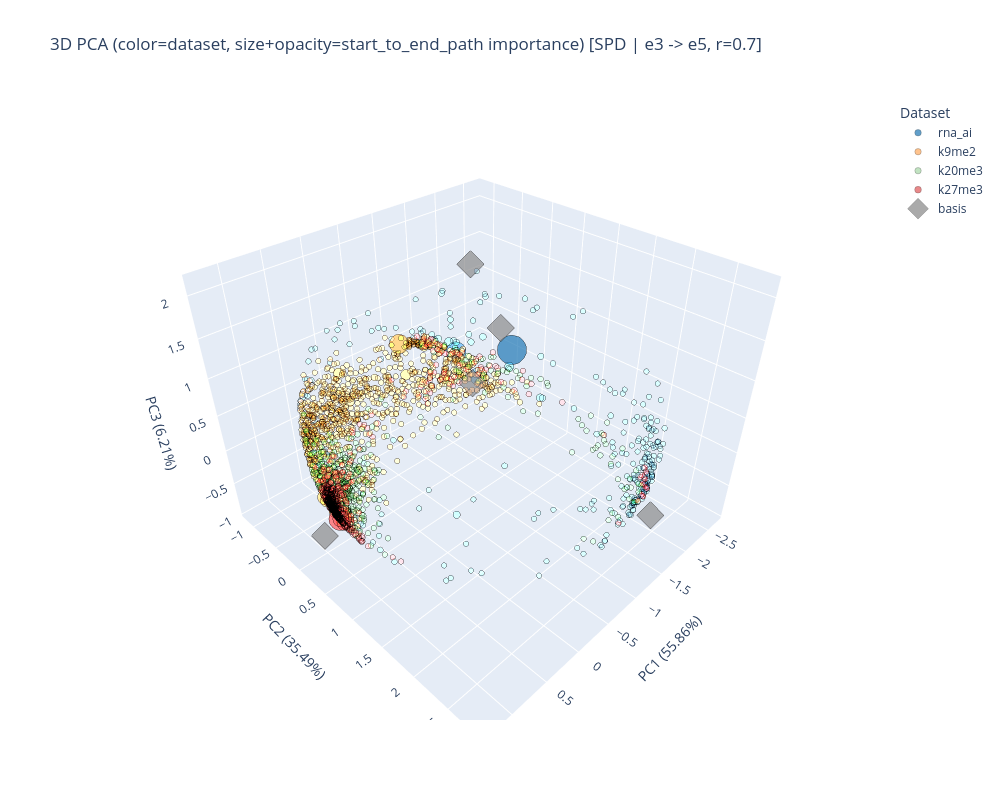

The code cell stored with this chart in its notebook:
### Code cell
def start_to_end_path(graph, start, end, r=0.7):
    if not isinstance(graph, pd.DataFrame):
        raise TypeError("graph must be a pandas DataFrame")

    nodes = graph.index

    if isinstance(start, str):
        if start not in nodes:
            raise ValueError(f"start node '{start}' not found in graph")
        start_idx = nodes.get_loc(start)
    else:
        start_idx = int(start)

    if isinstance(end, str):
        if end not in nodes:
            raise ValueError(f"end node '{end}' not found in graph")
        end_idx = nodes.get_loc(end)
    else:
        end_idx = int(end)

    if start_idx == end_idx:
        raise ValueError("start and end must be different nodes")

    A = graph.to_numpy(dtype=float)
    Q = r * A

    keep = np.ones(Q.shape[0], dtype=bool)
    keep[end_idx] = False

    Q_wo_end = Q[np.ix_(keep, keep)]
    q_to_end = Q[keep, end_idx]

    G = np.linalg.inv(np.eye(Q_wo_end.shape[0]) - Q_wo_end)
    h = G @ q_to_end

    kept_indices = np.where(keep)[0]
    start_reduced_idx = int(np.where(kept_indices == start_idx)[0][0])

    if np.isclose(h[start_reduced_idx], 0.0):
        raise ValueError("h(start) is zero; cannot normalize start-to-end importance")

    R = (h * G[start_reduced_idx, :]) / h[start_reduced_idx]
    return pd.Series(R, index=nodes[keep], name="start_to_end_importance").sort_values(ascending=False)


# Example: start-to-end path importance visualization in the same style as PageRank
graph_for_importance = "spd"  # choose from: exp, gaussian, spd
start_node = "e3"
end_node = "e5" 
r = 0.7

importance_scores = start_to_end_path(
    graph=shadow_graphs[graph_for_importance],
    start=start_node,
    end=end_node,
    r=r,
)

importance_scores = importance_scores[~importance_scores.index.str.endswith("neg", na=False)]

if "pca_model" not in globals() or "node_to_coords" not in globals():
    pca_model, node_to_coords = build_pca_projection_map(datasets, keys)

basis_for_display = ["e1", "e2", "e3", "e4", "e5"]
importance_scores_for_plot = importance_scores.copy()
for basis_node in basis_for_display:
    if basis_node in node_to_coords and basis_node not in importance_scores_for_plot.index:
        importance_scores_for_plot.loc[basis_node] = 0.0
importance_scores_for_plot = importance_scores_for_plot.sort_values(ascending=False)

fig = plot_node_scores_on_pca(
    score_series=importance_scores_for_plot,
    node_to_coords=node_to_coords,
    pca_model=pca_model,
    keys=keys,
    basis_size=18.0,
    title=(
        f"3D PCA (color=dataset, size+opacity=start_to_end_path importance) "
        f"[{graph_for_importance.upper()} | {start_node} -> {end_node}, r={r}]"
    ),
)

from pathlib import Path
def safe_filename_part(value):
    return "".join(ch if ch.isalnum() or ch in ('-', '_') else '_' for ch in str(value))

r_label = str(r).replace('.', 'p')
output_file_start_to_end = Path("Paper_results") / (
    f"pca_start_to_end_{safe_filename_part(graph_for_importance)}_"
    f"{safe_filename_part(start_node)}_to_{safe_filename_part(end_node)}_r{r_label}.html"
)
output_file_start_to_end.parent.mkdir(parents=True, exist_ok=True)
fig.write_html(output_file_start_to_end, include_plotlyjs="cdn")
print(f"Saved interactive plot to: {output_file_start_to_end.resolve()}")

importance_scores.head(21)

### Figure 1 — Plotly figure (JSON) as saved in the notebook; plotly's stock layout.template omitted (floating-point values rounded to 4 significant figures; data arrays with more than 128 entries replaced by an {"elided": "..."} marker saying what was removed)
{"data": [{"hovertemplate": "%{text}<extra></extra>", "marker": {"color": {"elided": "384 str values"}, "line": {"color": "black", "width": 0.3}, "size": {"elided": "384 float values"}, "symbol": "circle"}, "mode": "markers", "name": "rna_ai", "text": {"elided": "384 str values"}, "type": "scatter3d", "x": {"elided": "384 float values"}, "y": {"elided": "384 float values"}, "z": {"elided": "384 float values"}}, {"hovertemplate": "%{text}<extra></extra>", "marker": {"color": {"elided": "1001 str values"}, "line": {"color": "black", "width": 0.3}, "size": {"elided": "1001 float values"}, "symbol": "circle"}, "mode": "markers", "name": "k9me2", "text": {"elided": "1001 str values"}, "type": "scatter3d", "x": {"elided": "1001 float values"}, "y": {"elided": "1001 float values"}, "z": {"elided": "1001 float values"}}, {"hovertemplate": "%{text}<extra></extra>", "marker": {"color": {"elided": "657 str values"}, "line": {"color": "black", "width": 0.3}, "size": {"elided": "657 float values"}, "symbol": "circle"}, "mode": "markers", "name": "k20me3", "text": {"elided": "657 str values"}, "type": "scatter3d", "x": {"elided": "657 float values"}, "y": {"elided": "657 float values"}, "z": {"elided": "657 float values"}}, {"hovertemplate": "%{text}<extra></extra>", "marker": {"color": {"elided": "650 str values"}, "line": {"color": "black", "width": 0.3}, "size": {"elided": "650 float values"}, "symbol": "circle"}, "mode": "markers", "name": "k27me3", "text": {"elided": "650 str values"}, "type": "scatter3d", "x": {"elided": "650 float values"}, "y": {"elided": "650 float values"}, "z": {"elided": "650 float values"}}, {"hovertemplate": "%{text}<extra></extra>", "marker": {"color": ["rgba(127,127,127,0.950)", "rgba(127,127,127,0.950)", "rgba(127,127,127,0.950)", "rgba(127,127,127,0.950)", "rgba(127,127,127,0.950)"], "line": {"color": "black", "width": 0.3}, "size": [18.0, 18.0, 18.0, 18.0, 18.0], "symbol": "diamond"}, "mode": "markers", "name": "basis", "text": ["e3<br>Dataset: basis<br>Score: 1.01927<br>Radius(px): 9.000<br>Opacity: 0.950", "e1<br>Dataset: basis<br>Score: 0<br>Radius(px): 9.000<br>Opacity: 0.950", "e2<br>Dataset: basis<br>Score: 0<br>Radius(px): 9.000<br>Opacity: 0.950", "e4<br>Dataset: basis<br>Score: 0<br>Radius(px): 9.000<br>Opacity: 0.950", "e5<br>Dataset: basis<br>Score: 0<br>Radius(px): 9.000<br>Opacity: 0.950"], "type": "scatter3d", "x": [1.265, -1.447, -0.5625, -0.9675, -2.024], "y": [0.4735, 2.731, 1.262, 0.4256, -0.6406], "z": [-0.2395, -0.2445, 1.86, 2.137, -0.3427]}], "layout": {"height": 800, "legend": {"title": {"text": "Dataset"}}, "scene": {"xaxis": {"title": {"text": "PC1 (55.86%)"}}, "yaxis": {"title": {"text": "PC2 (35.49%)"}}, "zaxis": {"title": {"text": "PC3 (6.21%)"}}}, "title": {"text": "3D PCA (color=dataset, size+opacity=start_to_end_path importance) [SPD | e3 -> e5, r=0.7]"}, "width": 1000}}
